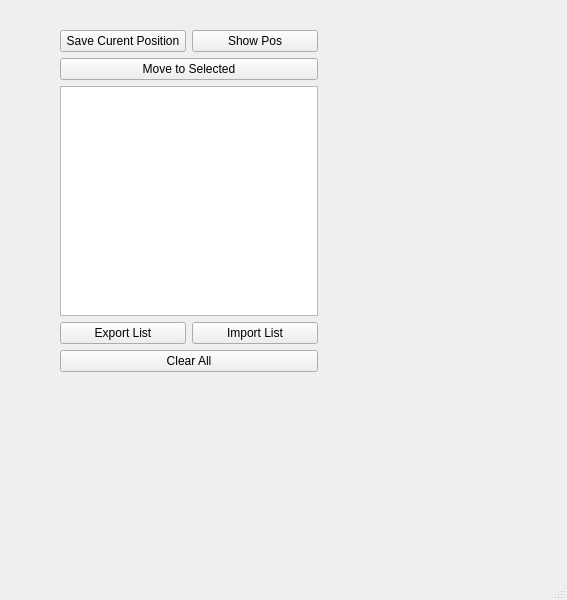
<?xml version="1.0" encoding="UTF-8"?>
<ui version="4.0">
 <class>MainWindow</class>
 <widget class="QMainWindow" name="MainWindow">
  <property name="geometry">
   <rect>
    <x>0</x>
    <y>0</y>
    <width>567</width>
    <height>600</height>
   </rect>
  </property>
  <property name="windowTitle">
   <string>MainWindow</string>
  </property>
  <widget class="QWidget" name="centralwidget">
   <widget class="QWidget" name="layoutWidget">
    <property name="geometry">
     <rect>
      <x>60</x>
      <y>30</y>
      <width>258</width>
      <height>342</height>
     </rect>
    </property>
    <layout class="QGridLayout" name="gridLayout_55">
     <item row="0" column="0">
      <layout class="QGridLayout" name="gridLayout_54">
       <item row="2" column="0">
        <widget class="QPushButton" name="pb_move_pos">
         <property name="sizePolicy">
          <sizepolicy hsizetype="Preferred" vsizetype="Fixed">
           <horstretch>0</horstretch>
           <verstretch>0</verstretch>
          </sizepolicy>
         </property>
         <property name="styleSheet">
          <string notr="true"/>
         </property>
         <property name="text">
          <string>Move to Selected</string>
         </property>
        </widget>
       </item>
       <item row="1" column="0">
        <layout class="QHBoxLayout" name="horizontalLayout_37">
         <item>
          <widget class="QPushButton" name="pb_save_pos">
           <property name="sizePolicy">
            <sizepolicy hsizetype="Preferred" vsizetype="Fixed">
             <horstretch>0</horstretch>
             <verstretch>0</verstretch>
            </sizepolicy>
           </property>
           <property name="styleSheet">
            <string notr="true"/>
           </property>
           <property name="text">
            <string>Save Curent Position</string>
           </property>
          </widget>
         </item>
         <item>
          <widget class="QPushButton" name="pb_show_roi_pos">
           <property name="text">
            <string>Show Pos</string>
           </property>
          </widget>
         </item>
        </layout>
       </item>
      </layout>
     </item>
     <item row="1" column="0">
      <widget class="QListWidget" name="sampleROI_List">
       <property name="sizePolicy">
        <sizepolicy hsizetype="Preferred" vsizetype="Expanding">
         <horstretch>0</horstretch>
         <verstretch>0</verstretch>
        </sizepolicy>
       </property>
      </widget>
     </item>
     <item row="2" column="0">
      <layout class="QGridLayout" name="gridLayout_13">
       <item row="0" column="0">
        <layout class="QHBoxLayout" name="horizontalLayout_52">
         <item>
          <widget class="QPushButton" name="pb_roiList_export">
           <property name="text">
            <string>Export List</string>
           </property>
          </widget>
         </item>
         <item>
          <widget class="QPushButton" name="pb_roiList_import">
           <property name="text">
            <string>Import List</string>
           </property>
          </widget>
         </item>
        </layout>
       </item>
       <item row="1" column="0">
        <widget class="QPushButton" name="pb_roiList_clear">
         <property name="text">
          <string>Clear All</string>
         </property>
        </widget>
       </item>
      </layout>
     </item>
    </layout>
   </widget>
  </widget>
  <widget class="QMenuBar" name="menubar">
   <property name="geometry">
    <rect>
     <x>0</x>
     <y>0</y>
     <width>567</width>
     <height>26</height>
    </rect>
   </property>
  </widget>
  <widget class="QStatusBar" name="statusbar"/>
 </widget>
 <resources/>
 <connections/>
</ui>
